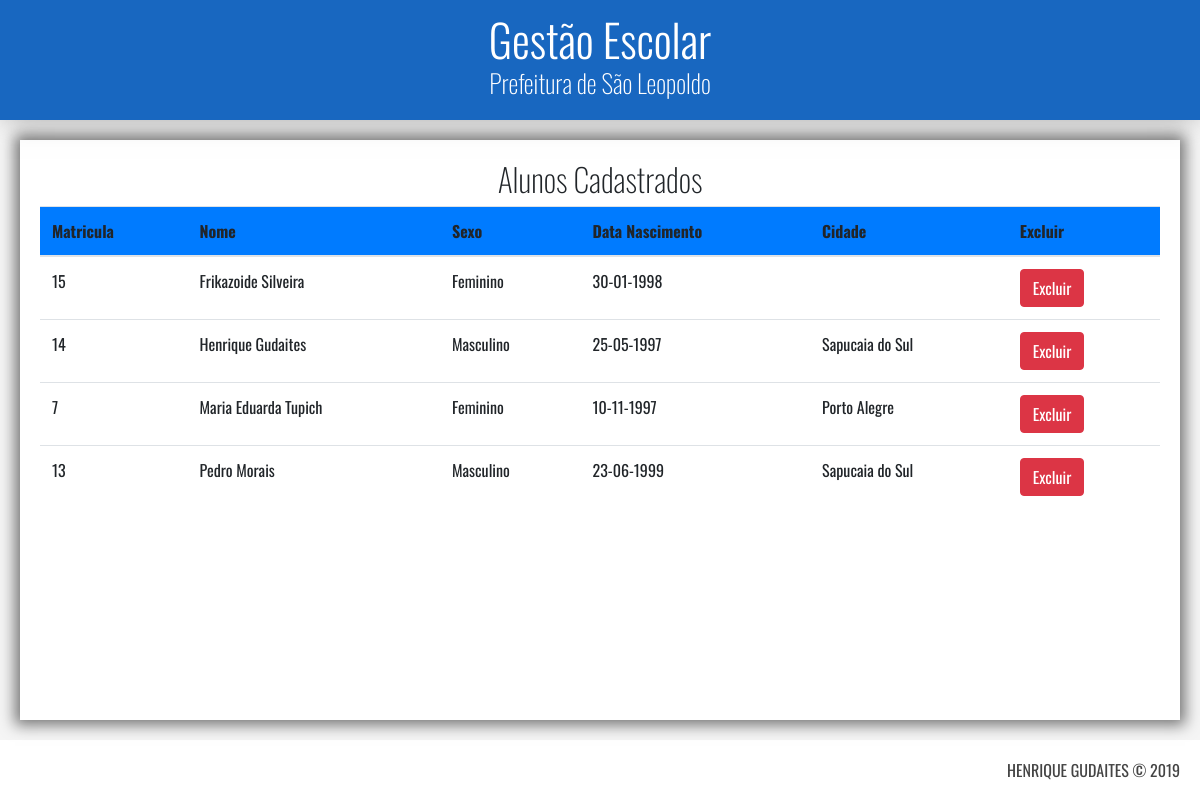
The page /alunos_cadastrados_turma.php?numero_turma=1 (signed in) on the database its author committed.
### tables this page shows
CREATE TABLE `alunos_turmas` (
  `alunos_id` int(11) NOT NULL,
  `turmas_id` int(11) NOT NULL,
  PRIMARY KEY (`alunos_id`,`turmas_id`),
  KEY `turma_id_idx` (`turmas_id`),
  CONSTRAINT `aluno_id` FOREIGN KEY (`alunos_id`) REFERENCES `alunos` (`matricula`) ON DELETE CASCADE ON UPDATE NO ACTION,
  CONSTRAINT `turma_id` FOREIGN KEY (`turmas_id`) REFERENCES `turmas` (`numero_turma`) ON DELETE CASCADE ON UPDATE NO ACTION
);

CREATE TABLE `alunos` (
  `matricula` int(11) NOT NULL AUTO_INCREMENT,
  `nome` varchar(100) NOT NULL,
  `sexo` varchar(20) NOT NULL,
  `data_nascimento` date NOT NULL,
  `cidade` varchar(100) DEFAULT NULL,
  `bairro` varchar(100) DEFAULT NULL,
  `rua` varchar(100) DEFAULT NULL,
  `numero` int(11) DEFAULT NULL,
  `complemento` varchar(30) DEFAULT NULL,
  PRIMARY KEY (`matricula`)
);

### alunos_cadastrados_turma.php (the view, shortened to what this page needs)
<link rel="stylesheet" href="https://maxcdn.bootstrapcdn.com/bootstrap/4.0.0/css/bootstrap.min.css">
<?php
include("header.php");
?>
<main class="principal">
    <div class="conteudo">
        <h2>Alunos Cadastrados</h2>
        <?php
        $con = db_connect();
        $numero_turma = $_GET['numero_turma'];
        $stmt = $con->prepare("SELECT * FROM alunos INNER JOIN alunos_turmas ON alunos_turmas.alunos_id = matricula WHERE alunos_turmas.turmas_id = :numero_turma ORDER BY nome ASC" );
        $stmt->bindParam(':numero_turma', $numero_turma);
        $stmt->execute();
        $alunos = $stmt->fetchAll();
        ?>
        <table class="table" >
            <thead class="bg-primary">
                <tr>
                    <th>Matricula</th>
                    <th>Nome</th>
                    <th>Sexo</th>
                    <th>Data Nascimento</th>
                    <th>Cidade</th>
                    <th>Excluir</th>
                </tr>
            </thead>
            <tbody>
                <?php foreach ($alunos as $aluno) { ?>
                    <tr>
                        <td><?= $aluno['matricula'] ?></td>
                        <td><?= $aluno['nome'] ?></td>
                        <td><?= $aluno['sexo'] ?></td>
                        <td><?= date("d-m-Y", strtotime($aluno['data_nascimento'])) ?></td>
                        <td><?= $aluno['cidade'] ?></td>
                        <td><a class="btn btn-danger" href="exclui_aluno_turma.php?matricula=<?= $aluno['matricula'] ?>" >Excluir</a> </td>
                    </tr>
                <?php } ?>
            </tbody>
        </table>
    </div>
</main>
<?php
include("footer.php");
?>

### header.php (shortened to what this page needs)
<!DOCTYPE html>
<html lang="en">
<head>
    <link rel="stylesheet" href="recursos/css/estilo.css">
</head>
<body>
<header class="cabecalho">
        <h1>Gestão Escolar</h1>
        <h2>Prefeitura de São Leopoldo</h2>
</header>

### footer.php
<footer class="rodape">
    HENRIQUE GUDAITES © 2019
</footer>
</body>
</html>

### recursos/css/estilo.css (style rules this page uses)
* { font-family: 'Oswald', sans-serif; box-sizing: border-box; }
body { height: 100vh; margin: 0px; display: grid; grid-template-rows: 120px 1fr 60px; grid-template-columns: 1fr; grid-template-areas: "cabecalho" "principal" "rodape"; }
.cabecalho { grid-area: cabecalho; background-color: #1867c0; color: white; display: flex; flex-direction: column; justify-content: center; align-items: center; padding-bottom: 10px; z-index: 1; box-shadow: 0px -4px 32px -5px rgba(0,0,0,0.53); }
.principal { grid-area: principal; height: calc(100vh - 180px); background-color: whitesmoke; padding: 20px; }
.conteudo { position: relative; height: 100%; overflow-y: auto; background-color: #ffff; padding: 20px; box-shadow: 0px 0px 14px 5px rgba(0,0,0,0.53); }
.conteudo > h2 { position: relative; display: flex; flex-direction: column; justify-content: center; align-items: center; font-size: 2rem; font-weight: 100; }
.rodape { grid-area: rodape; background-color: #fff; position: static; bottom: 0px; display: flex; justify-content: flex-end; align-items: center; padding: 0px 20px; color: #444; }
.cabecalho > h1 { margin: 0px; font-weight: 300; font-size: 2.8rem; }
.cabecalho > h2 { margin: 0px; font-weight: 200; font-size: 1.6rem; }

### rows shown on the page
alunos_turmas: alunos.matricula "15", alunos.nome "Frikazoide Silveira", alunos.sexo "Feminino", alunos.data_nascimento "30-01-1998"
alunos_turmas: alunos.matricula "14", alunos.nome "Henrique Gudaites", alunos.sexo "Masculino", alunos.data_nascimento "25-05-1997", alunos.cidade "Sapucaia do Sul"
alunos_turmas: alunos.matricula "7", alunos.nome "Maria Eduarda Tupich", alunos.sexo "Feminino", alunos.data_nascimento "10-11-1997", alunos.cidade "Porto Alegre"
alunos_turmas: alunos.matricula "13", alunos.nome "Pedro Morais", alunos.sexo "Masculino", alunos.data_nascimento "23-06-1999", alunos.cidade "Sapucaia do Sul"
